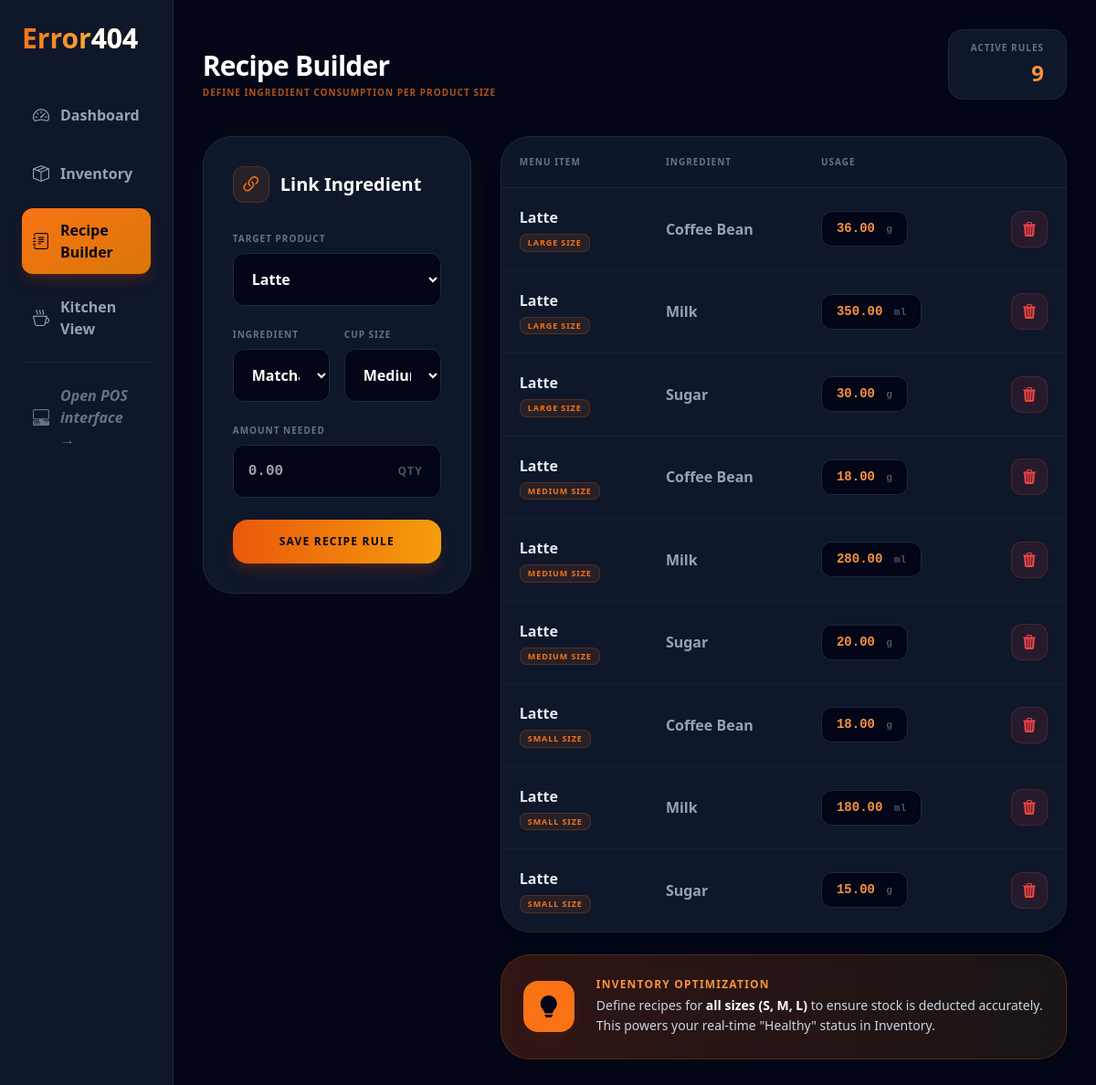
The app's page /recipe-builder/, older data.
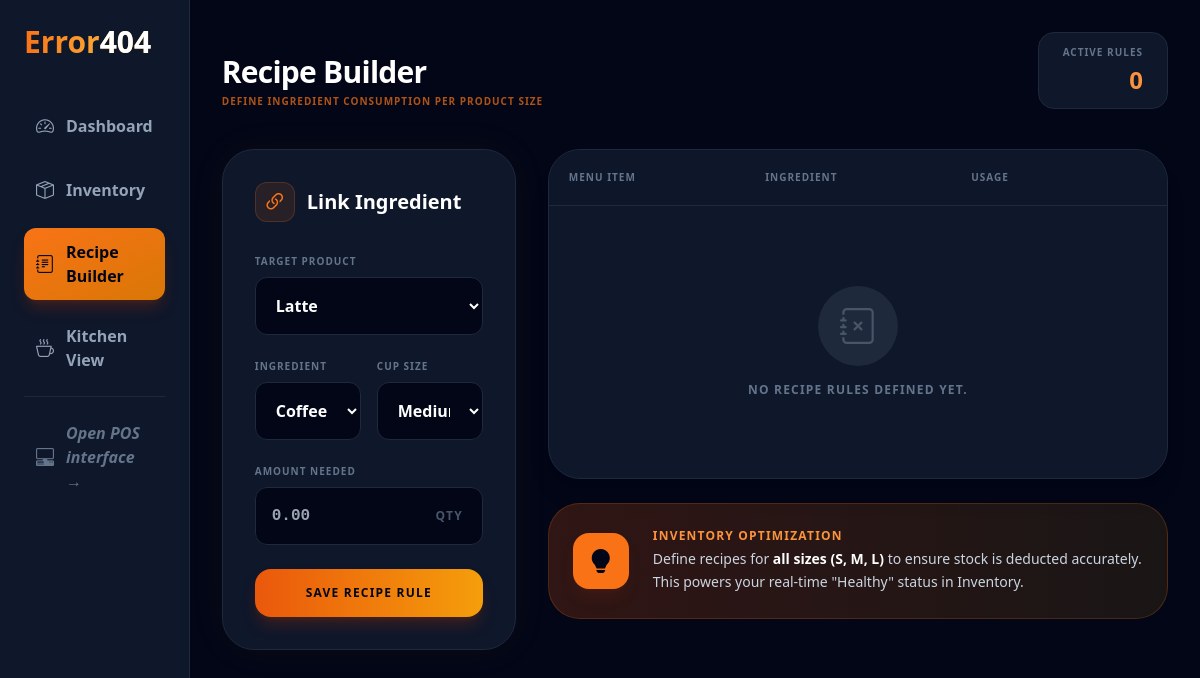
The same page, newer data.
### sales/models.py (models this page shows, shortened)
class Recipe(models.Model):
    SIZE_CHOICES = [
        ('Small', 'Small'),
        ('Medium', 'Medium'),
        ('Large', 'Large'),
    ]
    product = models.ForeignKey(Product, on_delete=models.CASCADE, related_name='recipes')
    ingredient = models.ForeignKey(Ingredient, on_delete=models.CASCADE)
    size = models.CharField(max_length=10, choices=SIZE_CHOICES, default='Medium') # New Field
    amount_needed = models.DecimalField(max_digits=10, decimal_places=2)
    quantity = models.FloatField() # e.g. 18.0 (grams or ml needed for 1 unit of product)

class Product(models.Model):
    CATEGORIES = (
        ('Coffee', 'Coffee'),
        ('Tea', 'Tea'),
        ('Matcha', 'Matcha'),
        ('Other', 'Other'),
    )
    name = models.CharField(max_length=100)
    category = models.CharField(max_length=20, choices=CATEGORIES, default='Coffee')
    base_price = models.DecimalField(max_digits=10, decimal_places=2)
    image = models.ImageField(upload_to='products/', null=True, blank=True)
    ice_upcharge = models.DecimalField(max_digits=6, decimal_places=2, default=0.50)
    frappe_upcharge = models.DecimalField(max_digits=6, decimal_places=2, default=1.00)
    can_be_hot = models.BooleanField(default=True)
    can_be_iced = models.BooleanField(default=False)
    can_be_frappe = models.BooleanField(default=False)
    stock = models.IntegerField(default=0)

class Ingredient(models.Model):
    PACKAGING_CHOICES = (
        ('HOT_CUP', 'Hot Cup'),
        ('COLD_CUP', 'Cold Cup'),
        ('HOT_STRAW', 'Hot Straw'),
        ('COLD_STRAW', 'Cold/Frappe Straw'),
        ('CARRIER', 'Plastic Carrier'),
        ('NONE', 'None'),
    )
    name = models.CharField(max_length=100)
    stock_quantity = models.DecimalField(max_digits=10, decimal_places=2, default=0.00)
    initial_stock_per_item = models.DecimalField(max_digits=10, decimal_places=2, default=0.00)
    items_count = models.IntegerField(default=1)
    max_stock = models.DecimalField(max_digits=10, decimal_places=2, default=1000.00)
    unit = models.CharField(max_length=10)
    unit_cost = models.DecimalField(max_digits=10, decimal_places=5, default=0.00)
    last_purchase_price = models.DecimalField(max_digits=10, decimal_places=2, default=0)
    is_packaging = models.BooleanField(default=False)
    packaging_type = models.CharField(max_length=20, choices=PACKAGING_CHOICES, default='NONE')

### sales/views.py (the view, shortened to what this page needs)
# urls.py: path('recipe-builder/', views.recipe_builder, name='recipe_builder'),
def recipe_builder(request):
    products = Product.objects.all()
    ingredients = Ingredient.objects.all()
    recipes = Recipe.objects.all().order_by('product__name', 'size')
    return render(request, 'recipe_builder.html', {
        'products': products,
        'ingredients': ingredients,
        'recipes': recipes
    })

### sales/templates/recipe_builder.html (shortened to what the changed rows need)
<!DOCTYPE html>
<html lang="en">
<head>
    <script src="https://cdn.tailwindcss.com"></script>
    <link rel="stylesheet" href="https://cdn.jsdelivr.net/npm/bootstrap-icons@1.11.1/font/bootstrap-icons.css">
</head>
<body class="bg-slate-950 text-slate-100 flex min-h-screen font-sans">
    <div class="w-64 bg-slate-900 border-r border-slate-800 p-6 hidden md:flex flex-col">
        <h1 class="text-3xl font-black bg-gradient-to-r from-orange-500 to-amber-300 bg-clip-text text-transparent mb-10">
            Error<span class="text-white">404</span>
        </h1>
    </div>
    <div class="flex-grow p-8 overflow-y-auto custom-scrollbar">
        <header class="mb-10 flex justify-between items-end">
            <div>
                <h1 class="text-3xl font-black tracking-tight text-white">Recipe Builder</h1>
            </div>
            <div class="text-right hidden lg:block bg-slate-900 px-6 py-3 rounded-2xl border border-slate-800">
                <span class="text-[10px] font-black uppercase text-slate-500 tracking-widest block mb-1">Active Rules</span>
                <span class="text-2xl font-black text-orange-400">{{ recipes.count }}</span>
            </div>
        </header>
        <div class="grid grid-cols-1 lg:grid-cols-3 gap-8">
            <div class="bg-slate-900 p-8 rounded-[2rem] border border-slate-800 h-fit sticky top-8 orange-glow">
                <form method="POST" class="space-y-6">
                    <div class="grid grid-cols-2 gap-4">
                        <div>
                            <label class="block text-[10px] font-black uppercase text-slate-500 mb-2 tracking-widest">Ingredient</label>
                            <select name="ingredient" class="w-full bg-slate-950 border border-slate-800 text-white p-4 rounded-xl outline-none focus:ring-1 focus:ring-orange-500 transition cursor-pointer font-bold">
                                {% for i in ingredients %}
                                    <option value="{{ i.id }}">{{ i.name }}</option>
                                {% endfor %}
                            </select>
                        </div>
                    </div>
                </form>
            </div>
            <div class="lg:col-span-2 space-y-6">
                <div class="bg-slate-900 rounded-[2rem] border border-slate-800 overflow-hidden shadow-xl">
                    <table class="w-full text-left">
                        <thead class="bg-slate-900/50 border-b border-slate-800">
                            <tr>
                                <th class="p-5 text-[10px] font-black uppercase text-slate-500 tracking-widest">Menu Item</th>
                                <th class="p-5 text-[10px] font-black uppercase text-slate-500 tracking-widest">Ingredient</th>
                                <th class="p-5 text-[10px] font-black uppercase text-slate-500 tracking-widest">Usage</th>
                                <th class="p-5"></th>
                            </tr>
                        </thead>
                        <tbody class="divide-y divide-slate-800/50">
                            {% for r in recipes %}
                            <tr class="hover:bg-slate-800/30 transition-colors group">
                                <td class="p-5">
                                    <div class="flex flex-col">
                                        <span class="font-black text-slate-200 group-hover:text-orange-400 transition">{{ r.product.name }}</span>
                                        <span class="text-[9px] w-fit font-black bg-orange-500/10 text-orange-500 border border-orange-500/20 px-2 py-0.5 rounded-lg mt-1.5 uppercase tracking-widest">
                                            {{ r.size }} Size
                                        </span>
                                    </div>
                                </td>
                                <td class="p-5">
                                    <span class="text-slate-400 font-bold">{{ r.ingredient.name }}</span>
                                </td>
                                <td class="p-5">
                                    <div class="flex items-center gap-2">
                                        <span class="bg-slate-950 text-orange-400 px-4 py-2 rounded-xl font-mono font-black text-sm border border-slate-800 shadow-inner">
                                            {{ r.amount_needed }} <small class="text-slate-600 font-bold ml-1">{{ r.ingredient.unit }}</small>
                                        </span>
                                    </div>
                                </td>
                                <td class="p-5 text-right">
                                    <a href="#" onclick="return confirm('Remove this recipe rule?')" class="w-10 h-10 inline-flex items-center justify-center rounded-xl bg-red-500/10 text-red-500 hover:bg-red-500 hover:text-white transition-all border border-red-500/20">
                                        <i class="bi bi-trash3-fill"></i>
                                    </a>
                                </td>
                            </tr>
                            {% empty %}
                            <tr>
                                <td colspan="4" class="p-20 text-center">
                                    <div class="flex flex-col items-center">
                                        <div class="w-20 h-20 bg-slate-800 rounded-full flex items-center justify-center mb-4">
                                            <i class="bi bi-journal-x text-4xl text-slate-600"></i>
                                        </div>
                                        <p class="text-slate-500 font-bold tracking-widest uppercase text-xs">No recipe rules defined yet.</p>
                                    </div>
                                </td>
                            </tr>
                            {% endfor %}
                        </tbody>
                    </table>
                </div>
            </div>
        </div>
    </div>
</body>
</html>

Row changes from the older to the newer data that the page shows:
removed Recipe: product.name "Latte", size "LARGE", ingredient.name "Coffee Bean", amount_needed "36.00", ingredient.unit "g"
removed Recipe: product.name "Latte", size "LARGE", ingredient.name "Milk", amount_needed "350.00", ingredient.unit "ml"
removed Recipe: product.name "Latte", size "LARGE", ingredient.name "Sugar", amount_needed "30.00", ingredient.unit "g"
removed Recipe: product.name "Latte", size "MEDIUM", ingredient.name "Coffee Bean", amount_needed "18.00", ingredient.unit "g"
removed Recipe: product.name "Latte", size "MEDIUM", ingredient.name "Milk", amount_needed "280.00", ingredient.unit "ml"
removed Recipe: product.name "Latte", size "MEDIUM", ingredient.name "Sugar", amount_needed "20.00", ingredient.unit "g"
removed Recipe: product.name "Latte", size "SMALL", ingredient.name "Coffee Bean", amount_needed "18.00", ingredient.unit "g"
removed Recipe: product.name "Latte", size "SMALL", ingredient.name "Milk", amount_needed "180.00", ingredient.unit "ml"
removed Recipe: product.name "Latte", size "SMALL", ingredient.name "Sugar", amount_needed "15.00", ingredient.unit "g"
Text that changed along with them:
{{ recipes.count }}: "9" → "0"
form field ingredient: "Matcha Powder" → "Coffee Bean"
text now shown: "NO RECIPE RULES DEFINED YET."
